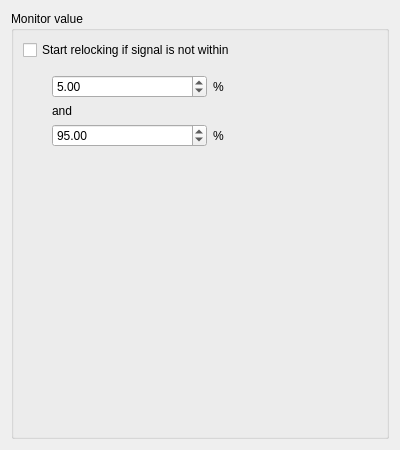
<?xml version="1.0" encoding="UTF-8"?>
<ui version="4.0">
 <class>Form</class>
 <widget class="QWidget" name="Form">
  <property name="geometry">
   <rect>
    <x>0</x>
    <y>0</y>
    <width>400</width>
    <height>450</height>
   </rect>
  </property>
  <property name="windowTitle">
   <string>Form</string>
  </property>
  <layout class="QVBoxLayout" name="verticalLayout">
   <item>
    <widget class="QGroupBox" name="groupBox">
     <property name="title">
      <string>Monitor value</string>
     </property>
     <layout class="QVBoxLayout" name="verticalLayout_2">
      <item>
       <widget class="QCheckBox" name="enableRelockingThisChannel">
        <property name="text">
         <string>Start relocking if signal is not within</string>
        </property>
       </widget>
      </item>
      <item>
       <widget class="QWidget" name="relockBasedOnValuePanel" native="true">
        <property name="enabled">
         <bool>true</bool>
        </property>
        <layout class="QVBoxLayout" name="verticalLayout_4">
         <item>
          <layout class="QVBoxLayout" name="verticalLayout_3">
           <property name="leftMargin">
            <number>20</number>
           </property>
           <item>
            <layout class="QHBoxLayout" name="horizontalLayout">
             <item>
              <widget class="QDoubleSpinBox" name="relockingThisChannelMin">
               <property name="maximum">
                <double>100.000000000000000</double>
               </property>
               <property name="value">
                <double>5.000000000000000</double>
               </property>
              </widget>
             </item>
             <item>
              <widget class="QLabel" name="label_2">
               <property name="text">
                <string>%</string>
               </property>
              </widget>
             </item>
            </layout>
           </item>
           <item>
            <widget class="QLabel" name="label">
             <property name="sizePolicy">
              <sizepolicy hsizetype="Preferred" vsizetype="Fixed">
               <horstretch>0</horstretch>
               <verstretch>0</verstretch>
              </sizepolicy>
             </property>
             <property name="text">
              <string>and</string>
             </property>
            </widget>
           </item>
           <item>
            <layout class="QHBoxLayout" name="horizontalLayout_2">
             <item>
              <widget class="QDoubleSpinBox" name="relockingThisChannelMax">
               <property name="maximum">
                <double>100.000000000000000</double>
               </property>
               <property name="value">
                <double>95.000000000000000</double>
               </property>
              </widget>
             </item>
             <item>
              <widget class="QLabel" name="label_3">
               <property name="text">
                <string>%</string>
               </property>
              </widget>
             </item>
            </layout>
           </item>
          </layout>
         </item>
        </layout>
       </widget>
      </item>
      <item>
       <spacer name="verticalSpacer">
        <property name="orientation">
         <enum>Qt::Vertical</enum>
        </property>
        <property name="sizeHint" stdset="0">
         <size>
          <width>20</width>
          <height>40</height>
         </size>
        </property>
       </spacer>
      </item>
     </layout>
    </widget>
   </item>
  </layout>
 </widget>
 <resources/>
 <connections/>
</ui>
